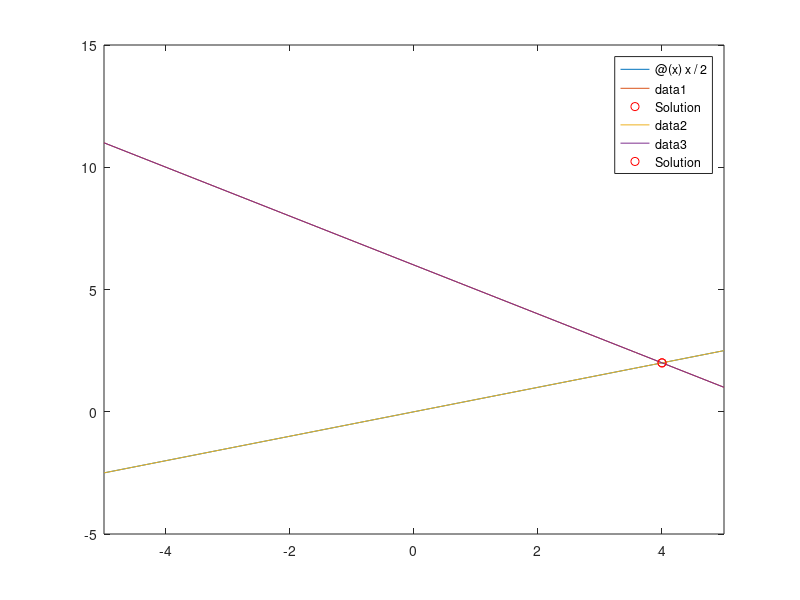
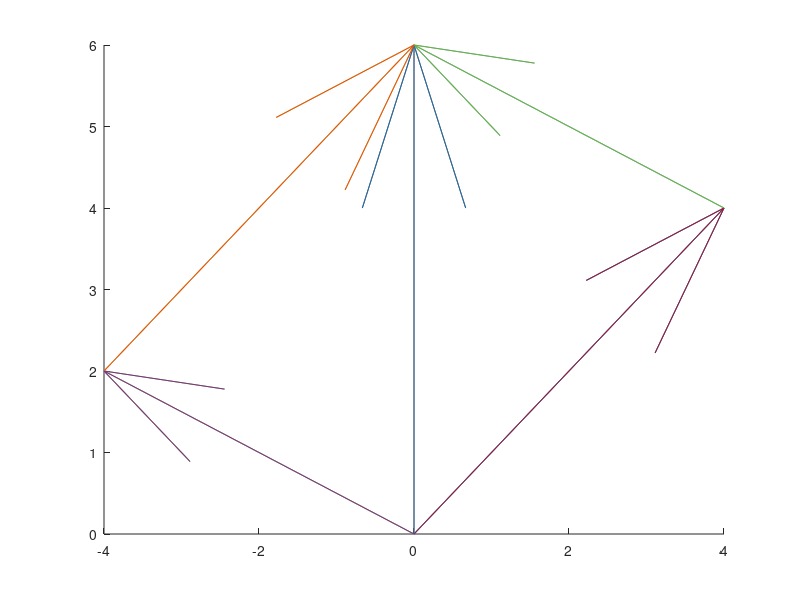

Recreate these plots in MATLAB, in order.
clear; clc; close all;

% Description: Plots lines and column vectors (Linear Algebra) for it's solution.

y1 = @(x) x/2;
y2 = @(x) 6-x;

x = fzero(@(x) y1(x) - y2(x),0);
y = y1(x);
fprintf('Solution: [x,y] = [%d,%d]\n',x,y)
clear; clc; close all;

% Description: Plots lines for it's solution.

y1 = @(x) x/2;
y2 = @(x) 6-x;

x = fzero(@(x) y1(x) - y2(x),0);
y = y1(x);
fprintf('Solution: [x,y] = [%d,%d]\n',x,y)

figure(1)
fplot(y1)
hold on
fplot(y2)
plot(x,y,'ro','DisplayName','Solution')
legend show

c1 = [1 1];
c2 = [-2 1];
rhs = [0 6];
scale = 0;

figure(2)
hold on
quiver(0,0,x*c1(1),x*c1(2),scale)
quiver(0,0,y*c2(1),y*c2(2),scale)
quiver(0,0,rhs(1),rhs(2),scale)
quiver(x*c1(1),x*c1(2),y*c2(1),y*c2(2),scale)
quiver(y*c2(1),y*c2(2),x*c1(1),x*c1(2),scale)


figure(1)
fplot(y1)
hold on
fplot(y2)
plot(x,y,'ro','DisplayName','Solution')
legend show

c1 = [1 1];
c2 = [-2 1];
rhs = [0 6];
scale = 0;

figure(2)
hold on
quiver(0,0,x*c1(1),x*c1(2),scale)
quiver(0,0,y*c2(1),y*c2(2),scale)
quiver(0,0,rhs(1),rhs(2),scale)
quiver(x*c1(1),x*c1(2),y*c2(1),y*c2(2),scale)
quiver(y*c2(1),y*c2(2),x*c1(1),x*c1(2),scale)
